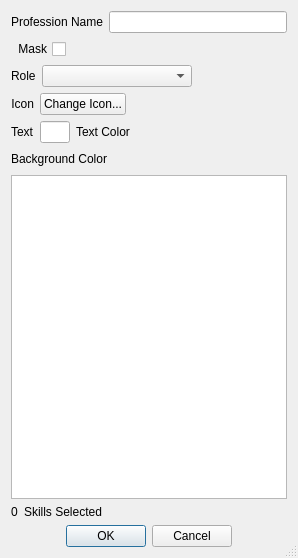
<?xml version="1.0" encoding="UTF-8"?>
<ui version="4.0">
 <class>CustomProfessionEditor</class>
 <widget class="QDialog" name="CustomProfessionEditor">
  <property name="geometry">
   <rect>
    <x>0</x>
    <y>0</y>
    <width>298</width>
    <height>558</height>
   </rect>
  </property>
  <property name="windowTitle">
   <string>Custom Profession</string>
  </property>
  <property name="windowIcon">
   <iconset resource="../images.qrc">
    <normaloff>:/img/hammer.png</normaloff>:/img/hammer.png</iconset>
  </property>
  <property name="sizeGripEnabled">
   <bool>true</bool>
  </property>
  <layout class="QVBoxLayout" name="verticalLayout">
   <item>
    <layout class="QHBoxLayout" name="horizontalLayout" stretch="1,2">
     <item>
      <widget class="QLabel" name="label">
       <property name="text">
        <string>Profession Name</string>
       </property>
       <property name="alignment">
        <set>Qt::AlignRight|Qt::AlignTrailing|Qt::AlignVCenter</set>
       </property>
       <property name="buddy">
        <cstring>name_edit</cstring>
       </property>
      </widget>
     </item>
     <item>
      <widget class="QLineEdit" name="name_edit"/>
     </item>
    </layout>
   </item>
   <item>
    <layout class="QHBoxLayout" name="hlayout_mask">
     <item>
      <widget class="QCheckBox" name="chk_mask">
       <property name="toolTip">
        <string>When applied as a mask other labors are not disabled.</string>
       </property>
       <property name="statusTip">
        <string>When applied as a mask other labors are not disabled.</string>
       </property>
       <property name="whatsThis">
        <string>When applied as a mask other labors are not disabled.</string>
       </property>
       <property name="layoutDirection">
        <enum>Qt::RightToLeft</enum>
       </property>
       <property name="text">
        <string>Mask</string>
       </property>
      </widget>
     </item>
     <item>
      <spacer name="hSpacer_mask">
       <property name="orientation">
        <enum>Qt::Horizontal</enum>
       </property>
       <property name="sizeHint" stdset="0">
        <size>
         <width>40</width>
         <height>20</height>
        </size>
       </property>
      </spacer>
     </item>
    </layout>
   </item>
   <item>
    <layout class="QHBoxLayout" name="horizontalLayout_4">
     <item>
      <widget class="QLabel" name="lbl_roles">
       <property name="toolTip">
        <string>Choosing a role allows you to sort the column based on the selected role ratings.</string>
       </property>
       <property name="statusTip">
        <string>Choosing a role allows you to sort the column based on the selected role ratings.</string>
       </property>
       <property name="whatsThis">
        <string>Choosing a role allows you to sort the column based on the selected role ratings.</string>
       </property>
       <property name="text">
        <string>Role</string>
       </property>
      </widget>
     </item>
     <item>
      <widget class="QComboBox" name="cb_roles">
       <property name="minimumSize">
        <size>
         <width>150</width>
         <height>0</height>
        </size>
       </property>
       <property name="toolTip">
        <string>Choosing a role allows you to sort the column based on the selected role ratings.</string>
       </property>
       <property name="statusTip">
        <string>Choosing a role allows you to sort the column based on the selected role ratings.</string>
       </property>
       <property name="whatsThis">
        <string>Choosing a role allows you to sort the column based on the selected role ratings.</string>
       </property>
      </widget>
     </item>
     <item>
      <spacer name="horizontalSpacer_5">
       <property name="orientation">
        <enum>Qt::Horizontal</enum>
       </property>
       <property name="sizeHint" stdset="0">
        <size>
         <width>40</width>
         <height>20</height>
        </size>
       </property>
      </spacer>
     </item>
    </layout>
   </item>
   <item>
    <layout class="QHBoxLayout" name="hLayoutIcon">
     <item>
      <widget class="QLabel" name="lbl_icon">
       <property name="minimumSize">
        <size>
         <width>0</width>
         <height>0</height>
        </size>
       </property>
       <property name="text">
        <string>Icon</string>
       </property>
       <property name="alignment">
        <set>Qt::AlignRight|Qt::AlignTrailing|Qt::AlignVCenter</set>
       </property>
      </widget>
     </item>
     <item>
      <widget class="QPushButton" name="btnIcon">
       <property name="text">
        <string>Change Icon...</string>
       </property>
      </widget>
     </item>
     <item>
      <spacer name="horizontalSpacer_4">
       <property name="orientation">
        <enum>Qt::Horizontal</enum>
       </property>
       <property name="sizeHint" stdset="0">
        <size>
         <width>40</width>
         <height>20</height>
        </size>
       </property>
      </spacer>
     </item>
    </layout>
   </item>
   <item>
    <layout class="QHBoxLayout" name="hLayoutText">
     <item>
      <widget class="QLabel" name="lbl_prefix">
       <property name="toolTip">
        <string>These characters will be drawn over the icon in the grid.</string>
       </property>
       <property name="statusTip">
        <string>These characters will be drawn over the icon in the grid.</string>
       </property>
       <property name="whatsThis">
        <string>These characters will be drawn over the icon in the grid.</string>
       </property>
       <property name="text">
        <string>Text</string>
       </property>
      </widget>
     </item>
     <item>
      <widget class="QLineEdit" name="le_prefix">
       <property name="maximumSize">
        <size>
         <width>30</width>
         <height>16777215</height>
        </size>
       </property>
       <property name="toolTip">
        <string>These characters will be drawn over the icon in the grid.</string>
       </property>
       <property name="statusTip">
        <string>These characters will be drawn over the icon in the grid.</string>
       </property>
       <property name="whatsThis">
        <string>These characters will be drawn over the icon in the grid.</string>
       </property>
       <property name="maxLength">
        <number>2</number>
       </property>
      </widget>
     </item>
     <item>
      <widget class="QLabel" name="lbl_txt_color">
       <property name="text">
        <string>Text Color</string>
       </property>
      </widget>
     </item>
     <item>
      <spacer name="horizontalSpacer_3">
       <property name="orientation">
        <enum>Qt::Horizontal</enum>
       </property>
       <property name="sizeHint" stdset="0">
        <size>
         <width>40</width>
         <height>20</height>
        </size>
       </property>
      </spacer>
     </item>
    </layout>
   </item>
   <item>
    <layout class="QHBoxLayout" name="hlayout_bg_color">
     <property name="sizeConstraint">
      <enum>QLayout::SetFixedSize</enum>
     </property>
     <item>
      <widget class="QLabel" name="lbl_bg">
       <property name="text">
        <string>Background Color</string>
       </property>
       <property name="alignment">
        <set>Qt::AlignRight|Qt::AlignTrailing|Qt::AlignVCenter</set>
       </property>
      </widget>
     </item>
     <item>
      <spacer name="horizontalSpacer_2">
       <property name="orientation">
        <enum>Qt::Horizontal</enum>
       </property>
       <property name="sizeHint" stdset="0">
        <size>
         <width>40</width>
         <height>20</height>
        </size>
       </property>
      </spacer>
     </item>
    </layout>
   </item>
   <item>
    <widget class="QListWidget" name="labor_list">
     <property name="editTriggers">
      <set>QAbstractItemView::NoEditTriggers</set>
     </property>
     <property name="selectionMode">
      <enum>QAbstractItemView::NoSelection</enum>
     </property>
     <property name="uniformItemSizes">
      <bool>true</bool>
     </property>
     <property name="sortingEnabled">
      <bool>false</bool>
     </property>
    </widget>
   </item>
   <item>
    <layout class="QHBoxLayout" name="horizontalLayout_2" stretch="1,100">
     <item>
      <widget class="QLabel" name="lbl_skill_count">
       <property name="sizePolicy">
        <sizepolicy hsizetype="Minimum" vsizetype="Preferred">
         <horstretch>0</horstretch>
         <verstretch>0</verstretch>
        </sizepolicy>
       </property>
       <property name="text">
        <string>0</string>
       </property>
      </widget>
     </item>
     <item>
      <widget class="QLabel" name="lbl_selection_count">
       <property name="sizePolicy">
        <sizepolicy hsizetype="Expanding" vsizetype="Preferred">
         <horstretch>0</horstretch>
         <verstretch>0</verstretch>
        </sizepolicy>
       </property>
       <property name="text">
        <string>Skills Selected</string>
       </property>
      </widget>
     </item>
    </layout>
   </item>
   <item>
    <layout class="QHBoxLayout" name="horizontalLayout_3">
     <item>
      <widget class="QDialogButtonBox" name="buttonBox">
       <property name="orientation">
        <enum>Qt::Horizontal</enum>
       </property>
       <property name="standardButtons">
        <set>QDialogButtonBox::Cancel|QDialogButtonBox::Ok</set>
       </property>
       <property name="centerButtons">
        <bool>true</bool>
       </property>
      </widget>
     </item>
    </layout>
   </item>
  </layout>
 </widget>
 <tabstops>
  <tabstop>name_edit</tabstop>
  <tabstop>labor_list</tabstop>
  <tabstop>buttonBox</tabstop>
 </tabstops>
 <resources>
  <include location="../images.qrc"/>
 </resources>
 <connections>
  <connection>
   <sender>buttonBox</sender>
   <signal>rejected()</signal>
   <receiver>CustomProfessionEditor</receiver>
   <slot>reject()</slot>
   <hints>
    <hint type="sourcelabel">
     <x>283</x>
     <y>466</y>
    </hint>
    <hint type="destinationlabel">
     <x>267</x>
     <y>274</y>
    </hint>
   </hints>
  </connection>
 </connections>
</ui>
